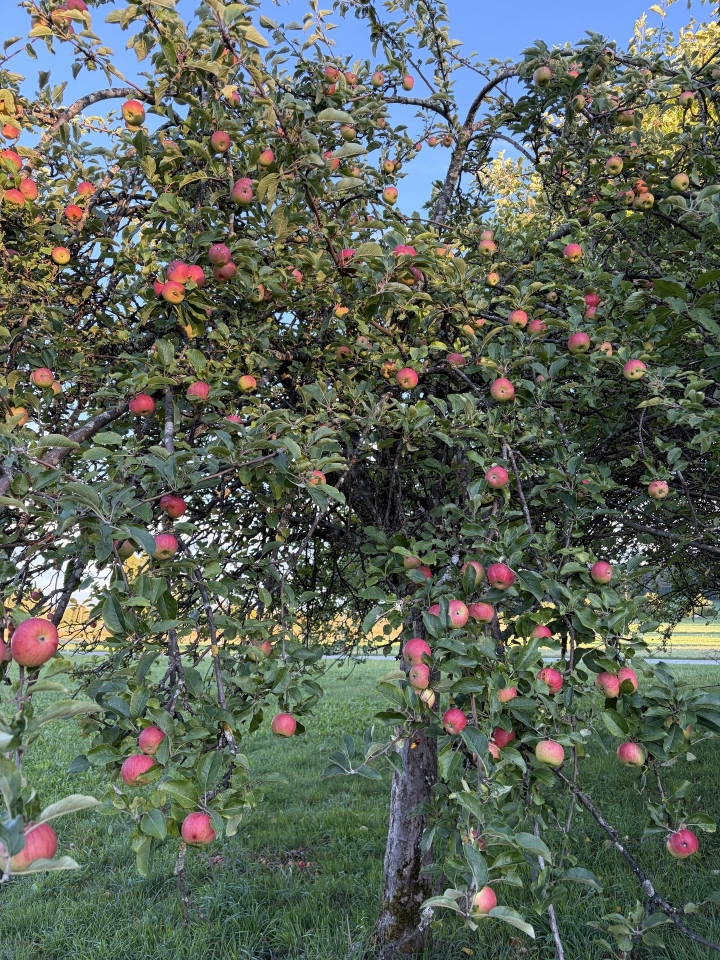
#> input picture Exercises/W5/blob2.jpg, 1440 x 1920 px (shown at 1/2 size)
$ jupyter execute W5_log_exercise.ipynb   (shell and % lines are left out)
#> lines starting #> are read from the running program, lines starting #| are printed output that depends on the picture
# Laplacian-of-Gaussian blob detector

About 15 minutes. Detect bright blobs at several scales, check a synthetic blob, then find the apples.

[](https://colab.research.google.com/github/tavisualcomputing/viscomp2026/blob/main/Exercises/W5/W5_log_exercise.ipynb)

## Before you start

Run the setup cell first. It uses the photos next to this notebook, and downloads the ones it needs from the course repository when they are missing (this is what happens in Colab). If the download fails, upload the `.jpg` files from `Exercises/W5` into the Colab file browser.

[cell 1]
import urllib.request
from pathlib import Path

import numpy as np
import matplotlib.pyplot as plt
from PIL import Image
from scipy import ndimage

plt.rcParams["figure.dpi"] = 80


IMAGE_BASE_URL = "https://raw.githubusercontent.com/tavisualcomputing/viscomp2026/main/Exercises/W5"


def find_image_dir():
    """Folder with the photos: next to the notebook, in images/, or in Exercises/W5."""
    start = Path.cwd().resolve()
    for cand in [start, *start.parents]:
        for folder in (cand, cand / "images", cand / "Exercises" / "W5"):
            if (folder / "line.jpg").is_file():
                return folder
    return start


IMAGE_DIR = find_image_dir()


def load_rgb(name):
    """Load a course photo. Downloads it on first use when it is not on disk."""
    path = IMAGE_DIR / name
    if not path.is_file():
        urllib.request.urlretrieve(f"{IMAGE_BASE_URL}/{name}", path)
    return np.asarray(Image.open(path).convert("RGB"))


def downscale(rgb, long_side=960):
    """Shrink so the long side is `long_side`. The JPEG on disk stays full HD."""
    image = Image.fromarray(rgb)
    image.thumbnail((long_side, long_side), Image.Resampling.LANCZOS)
    return np.asarray(image)


def rgb_to_gray(rgb):
    image = rgb.astype(np.float64)
    return (0.2989 * image[:, :, 0] + 0.5870 * image[:, :, 1] + 0.1140 * image[:, :, 2]) / 255.0


# [5 lines left out: function image_gradients, not called in this run]

[cell 2]
def red_minus_green(rgb):
    """Channel in which a red apple is a bright blob on green leaves."""
    image = rgb.astype(np.float64) / 255.0
    return image[:, :, 0] - image[:, :, 1]


def drop_border(blobs, shape, margin=8):
    height, width = shape
    return [
        blob for blob in blobs
        if margin <= blob[0] < width - margin and margin <= blob[1] < height - margin
    ]


def suppress_overlaps(blobs, min_separation=0.7):
    """Keep the stronger blob when two circles land on the same object."""
    ordered = sorted(blobs, key=lambda blob: -blob[3])
    kept = []
    for x, y, sigma, score in ordered:
        radius = np.sqrt(2.0) * sigma
        clear = True
        for x2, y2, sigma2, _ in kept:
            radius2 = np.sqrt(2.0) * sigma2
            limit = min_separation * max(radius, radius2)
            if (x - x2) ** 2 + (y - y2) ** 2 < limit ** 2:
                clear = False
                break
        if clear:
            kept.append((x, y, sigma, score))
    return kept


def draw_blobs(ax, blobs, color="crimson"):
    for x, y, sigma, _score in blobs:
        circle = plt.Circle(
            (x, y), np.sqrt(2.0) * sigma, fill=False, color=color, linewidth=0.9
        )
        ax.add_patch(circle)

## The detector

A blob of size $\sigma$ is a peak of the scale-normalized Laplacian of Gaussian:

$$
L(x, y, \sigma) = \sigma^2 \, \nabla^2 (G_\sigma * I)
$$

The factor $\sigma^2$ puts every scale on the same footing. Without it, the smallest filters produce the largest raw numbers and the detector always prefers tiny blobs.

**Bright or dark?** Look at a bright blob along one line: the smoothed intensity rises to a peak and falls again, like a hill. At the top of a hill the curve bends downward, so its second derivative is **negative**. The Laplacian is the sum of the second derivatives in $x$ and $y$, so at the center of a **bright** blob $L$ is **negative** (a minimum of $L$). A **dark** blob is a valley: the curve bends upward and $L$ is **positive**.

Our code looks for *maxima* of a score. To find bright blobs we therefore use the score $-L$, which turns the negative dip into a peak. To find dark blobs we use $+L$. The `polarity` argument of `blob_detections` (`"bright"` or `"dark"`) only chooses this sign. Everything after it is identical.

Apples and light balloons are bright blobs. The circle we draw has radius $\sigma\sqrt{2}$, which is where the LoG of a Gaussian blob crosses zero.

Stack $L$ over a list of $\sigma$ and keep pixels that are extrema in both space and scale.

## Your turn

The apple figure and the blob check both call these two functions.

[cell 3]
def scale_normalized_log(image, sigma):
    """Return sigma**2 * Laplacian(Gaussian_sigma * image).

    Blur with `ndimage.gaussian_filter`, then `ndimage.laplace`.
    """
    return sigma**2 * ndimage.laplace(ndimage.gaussian_filter(image, sigma))

### Finding peaks in space and scale

The `blob_detections` stub gives you `local_max = ndimage.maximum_filter(volume, size=(3, 3, 3))`. If this is new to you, the Harris notebook explains it in detail. In short: it replaces every value by the **largest value in the block around it**. Here the block is 3 scales x 3 rows x 3 columns, so a voxel with `volume == local_max` is at least as large as all 26 neighbours across space and scale.

`np.nonzero` on a 3-D boolean mask returns three index arrays, one per axis: `scale_ids, ys, xs = np.nonzero(mask)`.

[cell 4]
def blob_detections(image, sigmas, rel_threshold=0.15, polarity="bright"):
    """Return a list of (x, y, sigma, score).

    polarity="bright": score = -(scale-normalized LoG). Apples use this.
    polarity="dark": score = +(scale-normalized LoG).
    Keep local maxima of the score in a 3x3x3 neighborhood across space
    and scale. Drop the first and last scale. Keep scores >=
    rel_threshold * the best score.
    """
    if polarity == "bright":
        sign = -1.0
    elif polarity == "dark":
        sign = 1.0
    else:
        raise ValueError("polarity must be 'bright' or 'dark'")

    # GIVEN: volume[i, y, x] is the score at scale sigmas[i].
    volume = np.stack(
        [sign * scale_normalized_log(image, float(sigma)) for sigma in sigmas]
    )
    # GIVEN: local_max[i, y, x] is the largest score in the 3x3x3 block
    # around (i, y, x): 3 scales x 3 rows x 3 columns.
    local_max = ndimage.maximum_filter(volume, size=(3, 3, 3))

    # Your code here:
    # 1. mask = True where volume equals local_max (the voxel wins its block).
    mask = (volume == local_max)
    # 2. Set mask[0] and mask[-1] to False (no neighbor on one side).
    mask[0] = False
    mask[-1] = False
    # 3. If the best score is <= 0 return []. Otherwise also require
    #    volume >= rel_threshold * best score.
    best = np.max(volume)
    if best <= 0:
      return []
    mask &= (volume >= rel_threshold * best)
    # 4. scale_ids, ys, xs = np.nonzero(mask)  (a 3-D mask gives three index
    #    arrays, in the order of the axes: scale, row, column).
    scale_ids, ys, xs = np.nonzero(mask)
    # 5. Return one (x, y, sigma, score) tuple per detection, with
    #    sigma = sigmas[scale_id] and score = volume[scale_id, y, x].
    detections = []
    for i, y, x in zip(scale_ids, ys, xs):
      detections.append((int(x), int(y), float(sigmas[i]), float(volume[i, y, x])))
    return detections

## Check: one Gaussian blob

The image is a bright Gaussian with standard deviation 8, centered at $(x, y) = (50, 60)$. The strongest detection should sit on that center, at $\sigma = 8$.

[cell 5]
yy, xx = np.mgrid[0:120, 0:120]
blob = np.exp(-((yy - 60) ** 2 + (xx - 50) ** 2) / (2 * 8.0 ** 2))
sigmas = np.array([3.0, 5.0, 8.0, 12.0, 18.0])
found = blob_detections(blob, sigmas, rel_threshold=0.3, polarity="bright")
best = max(found, key=lambda item: item[3])
print("Strongest blob (x, y, sigma, score):", tuple(round(v, 3) for v in best))
assert abs(best[0] - 50) <= 1 and abs(best[1] - 60) <= 1
assert best[2] == 8.0
print("Blob check passed.")

# Visualization: the blob, the detection, and the score over scale at its center.
x0, y0, s0 = int(best[0]), int(best[1]), best[2]
scores = [-scale_normalized_log(blob, float(sg))[y0, x0] for sg in sigmas]

fig, axes = plt.subplots(1, 3, figsize=(9.5, 3.2))
axes[0].imshow(blob, cmap="gray")
axes[0].add_patch(plt.Circle((x0, y0), np.sqrt(2.0) * s0, fill=False, color="lime", linewidth=1.5))
axes[0].plot([x0], [y0], "r+")
axes[0].set_title(f"Gaussian blob (true sigma 8)\ndetected sigma {s0:g}, circle radius sigma*sqrt(2)")

response = scale_normalized_log(blob, float(s0))
limit = np.abs(response).max()
im = axes[1].imshow(response, cmap="seismic", vmin=-limit, vmax=limit)
axes[1].set_title(f"Scale-normalized LoG at sigma {s0:g}\n(bright blob = negative, blue)")
fig.colorbar(im, ax=axes[1], fraction=0.046)

axes[2].plot(sigmas, scores, "o-")
axes[2].axvline(8.0, color="gray", linestyle="--", label="true sigma = 8")
axes[2].set_xlabel("sigma")
axes[2].set_ylabel("score = -L at the blob center")
axes[2].set_title("Score peaks at the blob's own scale")
axes[2].legend()
for ax in axes[:2]:
    ax.set_axis_off()
fig.tight_layout()
plt.show()
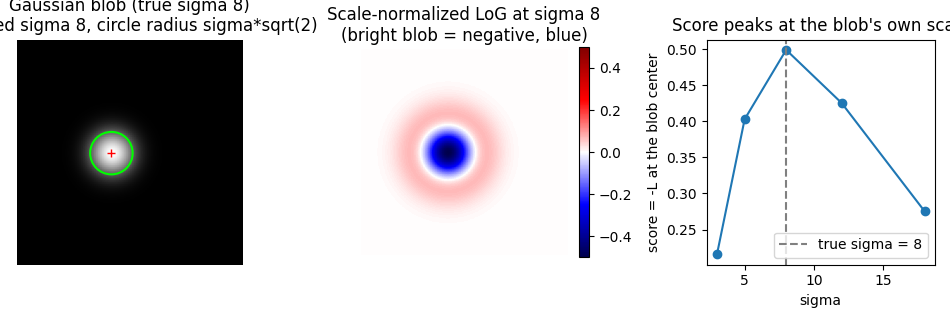
#> figure drawn by matplotlib, 4 panels

## Apples

`images/blob2.jpg`. An apple is red on green leaves, so it is a bright blob in the red-minus-green image (that conversion is given). Detection runs on a 960-pixel-long copy; the file on disk is full HD.

[cell 6]
rgb = downscale(load_rgb("blob2.jpg"), long_side=960)
#> in load_rgb, returned value is the input picture: shape (1920, 1440, 3); mean R, G, B 92.1, 101.1, 89.5
#> in downscale, `image.thumbnail((long_side, long_side), Image.Resampling.LANCZOS)`:
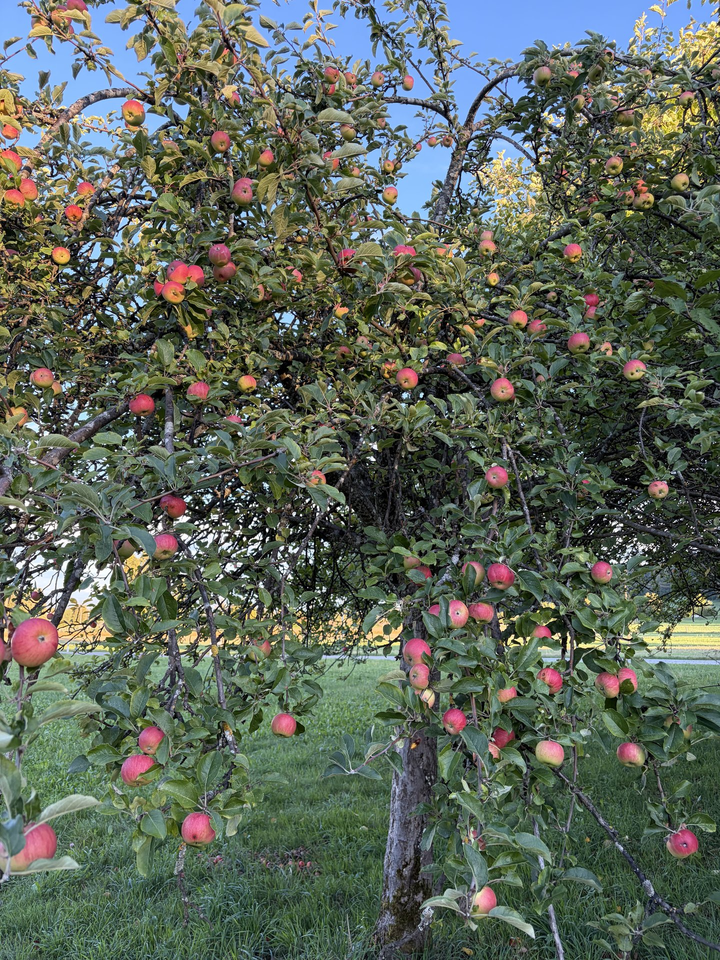
#> image: PIL image 720x960 RGB; mean R, G, B 92.1, 101.1, 89.5
channel = red_minus_green(rgb)
#> in red_minus_green, `return image[:, :, 0] - image[:, :, 1]`:
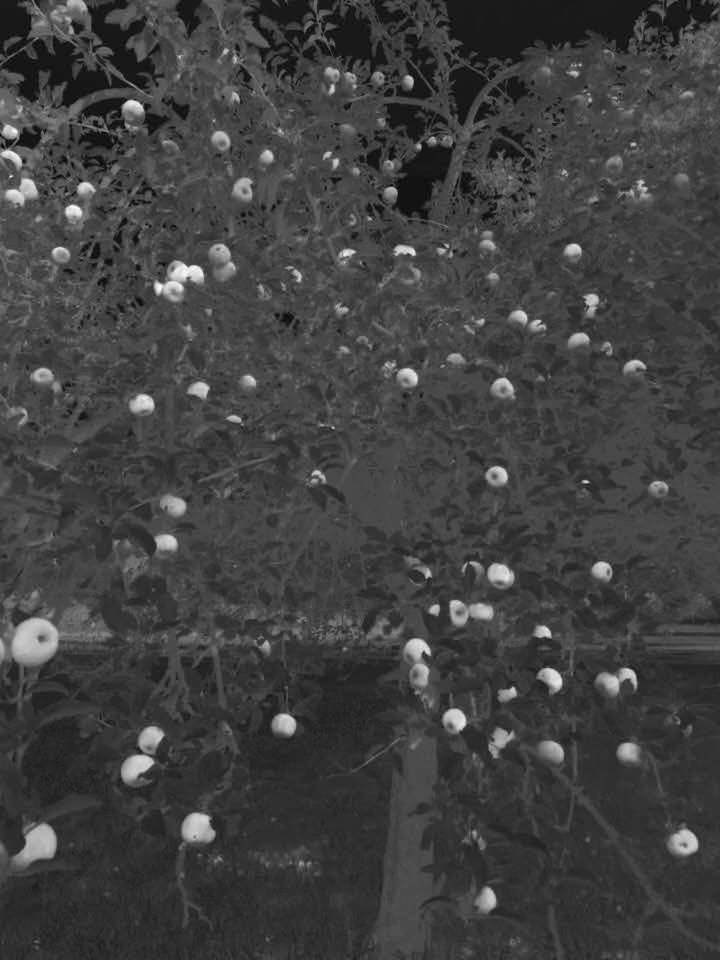
#> returned value: shape (960, 720) float64; min -0.278, max 0.675, mean -0.0356; drawn with min black and max white
sigmas = np.geomspace(3.0, 20.0, 10)
blobs = blob_detections(channel, sigmas, rel_threshold=0.18, polarity="bright")
#> the loop in blob_detections (call 2), `for i, y, x in zip(scale_ids, ys, xs):` made 173 passes
#> (i, y, x) on passes 1, 3, 4: (1, 0, 174), (1, 7, 391), (1, 9, 34)
#> blobs = 173 items, first 6: (174, 0, 3.7, 0.0804), (354, 0, 3.7, 0.0849), (391, 7, 3.7, 0.0738), (34, 9, 3.7, 0.113), (264, 20, 3.7, 0.105), (87, 21, 3.7, 0.0953)
blobs = suppress_overlaps(drop_border(blobs, channel.shape))
#> in suppress_overlaps, `ordered = sorted(blobs, key=lambda blob: -blob[3])`: ordered = 161 items, first 6: (553, 678, 6.97, 0.371), (285, 723, 8.61, 0.365), (197, 826, 10.63, 0.36), (456, 719, 8.61, 0.351), (501, 573, 8.61, 0.343), (143, 402, 6.97, 0.338)
#> the loop in suppress_overlaps, `for x, y, sigma, score in ordered:` made 161 passes
#> (x, y, sigma, score, radius) on passes 1 to 3: (553, 678, 6.97, 0.371, 9.86), (285, 723, 8.61, 0.365, 12.17), (197, 826, 10.63, 0.36, 15.03)
#> after the loop in suppress_overlaps, `for x, y, sigma, score in ordered:`: kept = 149 items, first 6: (553, 678, 6.97, 0.371), (285, 723, 8.61, 0.365), (197, 826, 10.63, 0.36), (456, 719, 8.61, 0.351), (501, 573, 8.61, 0.343), (143, 402, 6.97, 0.338)
#> blobs has the same summary as kept in suppress_overlaps
print(f"{len(blobs)} apple-scale blobs")
#| 149 apple-scale blobs

fig, ax = plt.subplots(figsize=(6, 7.5))
ax.imshow(rgb)
draw_blobs(ax, blobs, color="gold")
#> the loop in draw_blobs, `for x, y, sigma, _score in blobs:` made 149 passes
ax.set_title("LoG blobs on the apple tree")
ax.set_axis_off()
fig.tight_layout()
plt.show()
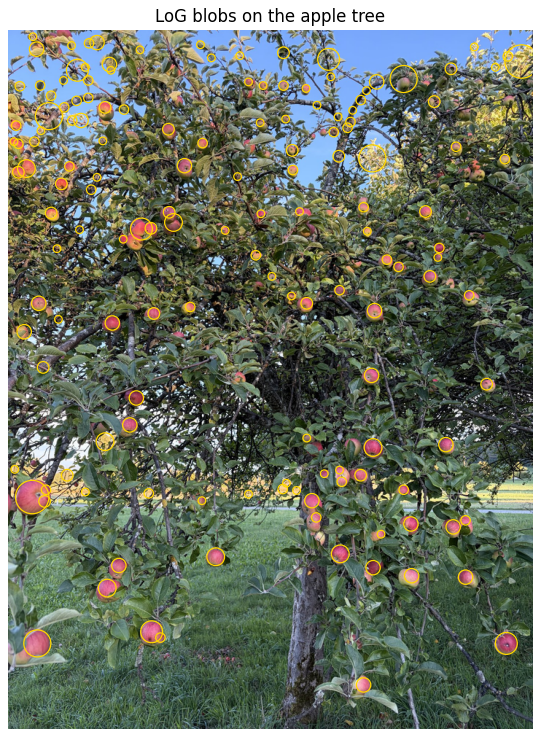
#> figure drawn by matplotlib, 1 panel

## Balloons

`images/blob1.jpg`, in grayscale. This is a harder scene and a good place to see what LoG does and does not do. It finds blobs of any kind, not balloons: the rocky terrain is full of blob-shaped bumps, shadows, and tree clumps, so many circles miss. The balloons that are lighter than the ground are bright blobs. The two in the sky are darker than the sky, so this cell asks for both polarities, but only the 40 strongest are drawn and those two are weak. Drawing them would need a lower threshold.

[cell 7]
rgb = downscale(load_rgb("blob1.jpg"), long_side=960)
#> call 2 of load_rgb, with name = 'blob1.jpg'
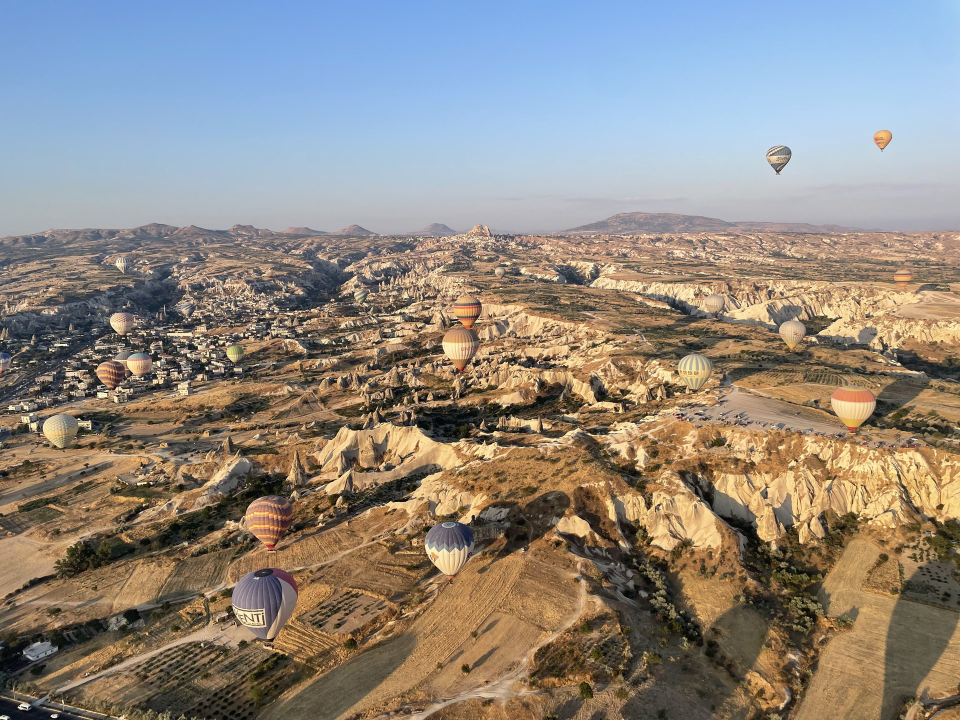
#> input picture Exercises/W5/blob1.jpg, 1920 x 1440 px (shown at 1/2 size)
#> in load_rgb, returned value is the input picture: shape (1440, 1920, 3); mean R, G, B 143.3, 136.6, 128.7
#> call 2 of downscale, with long_side = 960
#> in downscale (call 2), `image.thumbnail((long_side, long_side), Image.Resampling.LANCZOS)`:
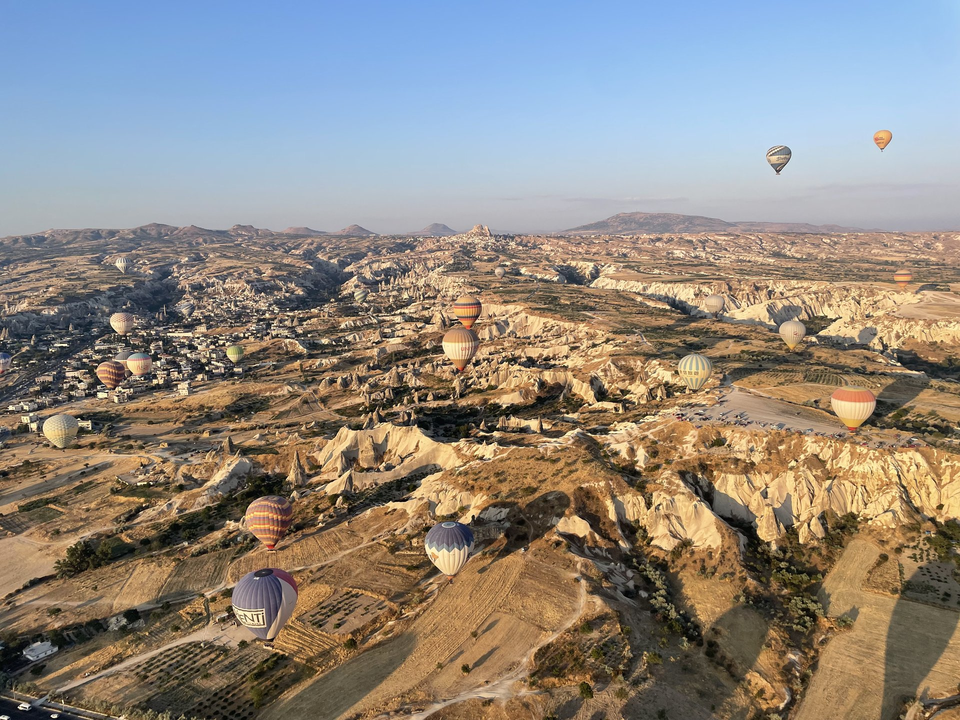
#> image: PIL image 960x720 RGB; mean R, G, B 143.3, 136.6, 128.7
gray = rgb_to_gray(rgb)
#> in rgb_to_gray, `return (0.2989 * image[:, :, 0] + 0.5870 * image[:, :, 1] + 0.1140 * i..`:
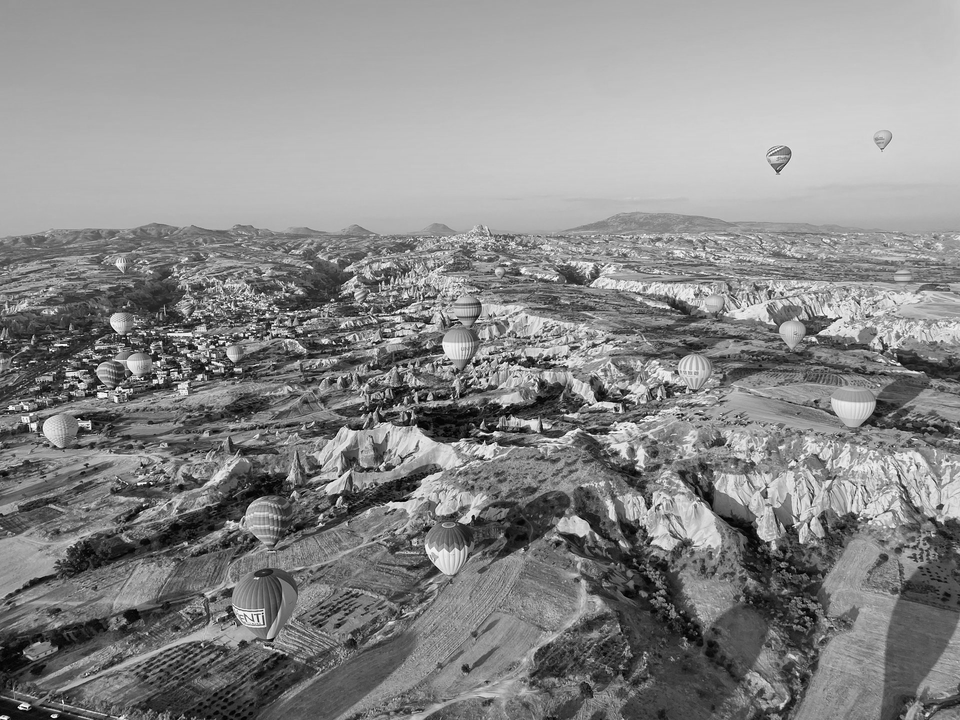
#> returned value: shape (720, 960) float64; min 0, max 1, mean 0.54
sigmas = np.geomspace(5.0, 24.0, 8)
blobs = blob_detections(gray, sigmas, rel_threshold=0.3, polarity="bright")
#> blobs = 106 items, first 6: (604, 283, 6.26, 0.164), (684, 293, 6.26, 0.236), (707, 305, 6.26, 0.156), (492, 308, 6.26, 0.15), (117, 322, 6.26, 0.336), (536, 323, 6.26, 0.17)
blobs += blob_detections(gray, sigmas, rel_threshold=0.3, polarity="dark")
#> blobs = 253 items, first 6: (604, 283, 6.26, 0.164), (684, 293, 6.26, 0.236), (707, 305, 6.26, 0.156), (492, 308, 6.26, 0.15), (117, 322, 6.26, 0.336), (536, 323, 6.26, 0.17)
blobs = suppress_overlaps(drop_border(blobs, gray.shape))
#> the loop in suppress_overlaps (call 2), `for x, y, sigma, score in ordered:` made 225 passes
#> (x, y, sigma, score, radius) on passes 1 to 3: (117, 322, 6.26, 0.336, 8.85), (580, 527, 6.26, 0.332, 8.85), (578, 526, 7.83, 0.329, 11.07)
#> blobs = 190 items, first 6: (117, 322, 6.26, 0.336), (580, 527, 6.26, 0.332), (133, 364, 6.26, 0.294), (446, 423, 15.33, 0.275), (453, 348, 7.83, 0.274), (445, 558, 9.79, 0.274)
blobs = sorted(blobs, key=lambda item: -item[3])[:40]
#> blobs = 40 items, first 6: (117, 322, 6.26, 0.336), (580, 527, 6.26, 0.332), (133, 364, 6.26, 0.294), (446, 423, 15.33, 0.275), (453, 348, 7.83, 0.274), (445, 558, 9.79, 0.274)
print(f"drawing {len(blobs)} balloon-scale blobs")
#| drawing 40 balloon-scale blobs

fig, ax = plt.subplots(figsize=(9, 6))
ax.imshow(rgb)
draw_blobs(ax, blobs)
#> the loop in draw_blobs (call 2), `for x, y, sigma, _score in blobs:` made 40 passes
ax.set_title("LoG blobs on the balloons")
ax.set_axis_off()
fig.tight_layout()
plt.show()
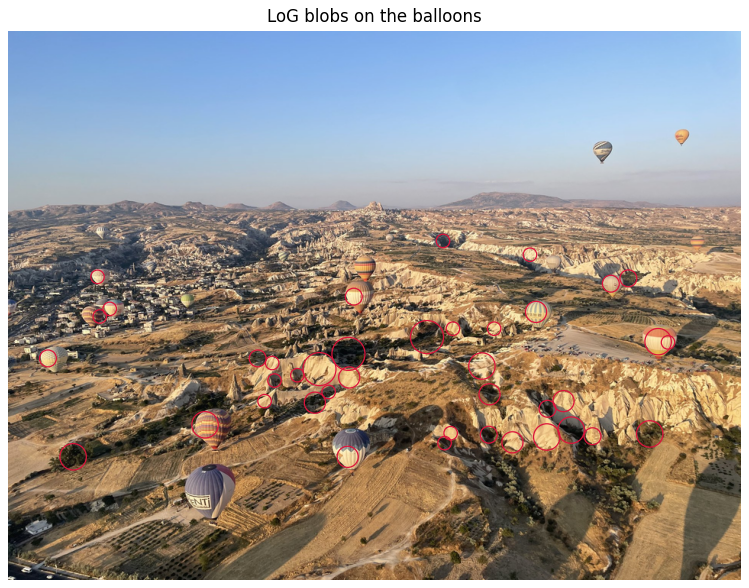
#> figure drawn by matplotlib, 1 panel
